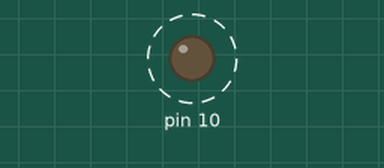
Recording of a sketch running on a simulated Arduino Uno, built with avr-gcc and run on an emulated ATmega328P. Shown: output pins drawn as LEDs (lit = HIGH). Dashed ring = blinking.

Above: at 0.5 s.
Timing chart, 0 to 4.6 s (numbered marks = the images above):
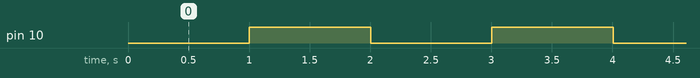

Measured:
- by itself, pin 10: alternates HIGH for 1.0 s and LOW for 1.0 s

The sketch:

attiny_ejemplo.ino
```cpp
#include <Arduino.h>

#define PERIODO 1000
unsigned char salida = 0;
unsigned estado_salida = 0;
unsigned long tiempo_anterior = 0;

void setup() {
  // put your setup code here, to run once:
  DDRB = DDRB | (1<<PB2);
}

void loop() {
  // put your main code here, to run repeatedly:
  unsigned long tiempo = millis();

  if (tiempo - tiempo_anterior>PERIODO) {

      if (estado_salida == 0 ) {
        estado_salida = 1;
        salida = salida | (1<<PB2);
      } else {
        estado_salida = 0;
        salida = salida & ~(1<<PB2);
      }
        tiempo_anterior = tiempo;
  }


  PORTB = salida;

}
```
